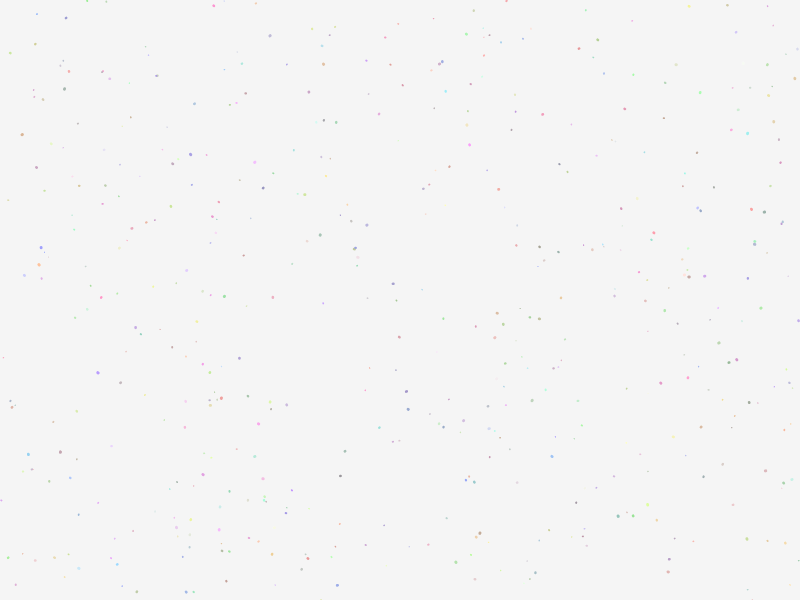
Frame 1 (no input)
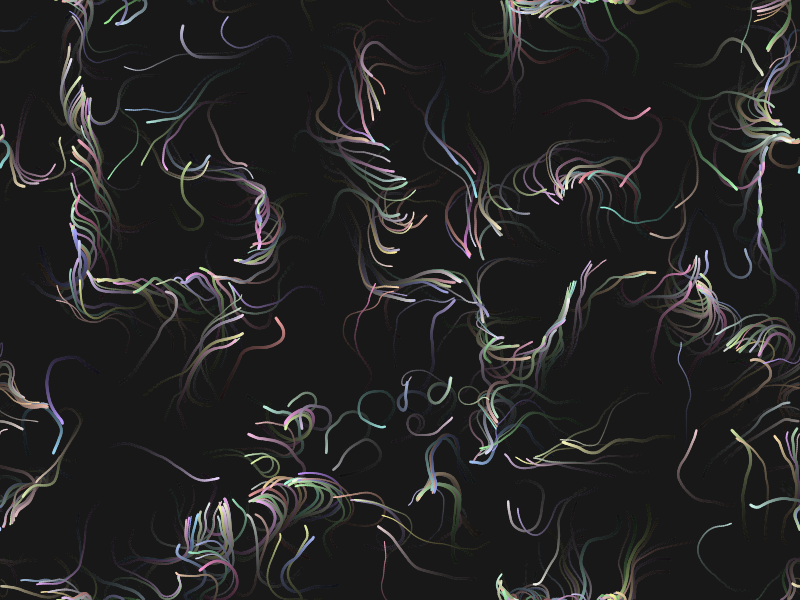
Frame 60 (no input)
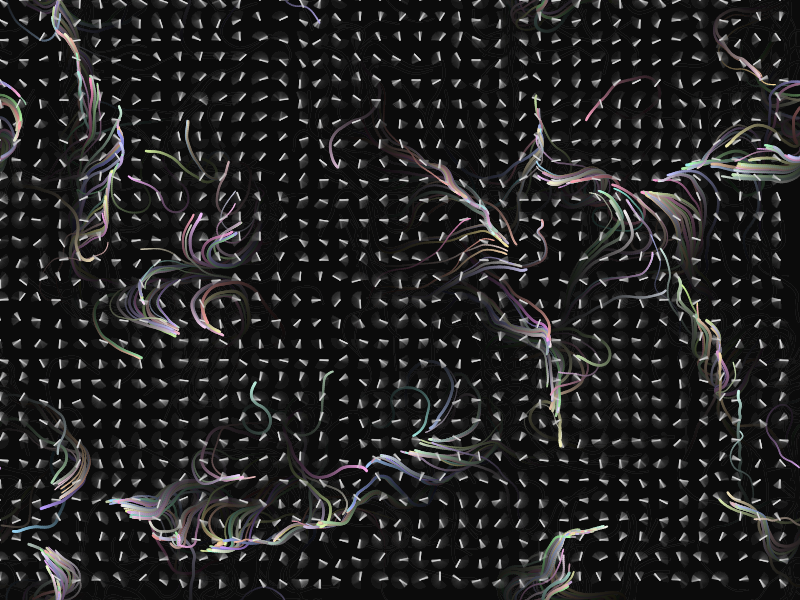
Frame 120 (the mouse pressed at the canvas centre since frame 60)

The p5.js sketch that drew these frames (run headless with seeded random() and noise() and a simulated clock; from frame 60 on, the mouse is pressed at the canvas centre):

// p5.js sketch
// ── sketch.js
let particles = [];
let flowField = [];
let zoff = 0;
let resolution = 20;

function setup() {
  createCanvas(800, 600);
  
  // Create particles
  for (let i = 0; i < 500; i++) {
    particles.push(new Particle());
  }
  
  // Initialize flow field
  let cols = floor(width / resolution);
  let rows = floor(height / resolution);
  flowField = new Array(cols * rows);
}

function draw() {
  background(0, 10); // Semi-transparent for trail effect
  
  // Update flow field with Perlin noise
  let yoff = 0;
  for (let y = 0; y < floor(height / resolution); y++) {
    let xoff = 0;
    for (let x = 0; x < floor(width / resolution); x++) {
      let index = x + y * floor(width / resolution);
      let angle = noise(xoff, yoff, zoff) * TWO_PI * 4;
      let v = p5.Vector.fromAngle(angle);
      v.setMag(0.5);
      flowField[index] = v;
      xoff += 0.1;
      
      // Visualize flow field (optional)
      if (mouseIsPressed) {
        stroke(255, 50);
        push();
        translate(x * resolution, y * resolution);
        rotate(v.heading());
        line(0, 0, resolution * 0.4, 0);
        pop();
      }
    }
    yoff += 0.1;
    zoff += 0.0003;
  }
  
  // Update and display particles
  for (let p of particles) {
    p.follow(flowField);
    p.update();
    p.edges();
    p.show();
  }
}

class Particle {
  constructor() {
    this.pos = createVector(random(width), random(height));
    this.vel = createVector(0, 0);
    this.acc = createVector(0, 0);
    this.maxspeed = 2;
    this.prevPos = this.pos.copy();
    this.color = color(random(150, 255), random(150, 255), random(150, 255));
    this.size = random(1, 3);
  }

  follow(vectors) {
    let x = floor(this.pos.x / resolution);
    let y = floor(this.pos.y / resolution);
    let index = x + y * floor(width / resolution);
    let force = vectors[index];
    if (force) {
      this.applyForce(force);
    }
  }

  applyForce(force) {
    this.acc.add(force);
  }

  update() {
    this.vel.add(this.acc);
    this.vel.limit(this.maxspeed);
    this.pos.add(this.vel);
    this.acc.mult(0);
  }

  edges() {
    if (this.pos.x > width) {
      this.pos.x = 0;
      this.prevPos.x = 0;
    }
    if (this.pos.x < 0) {
      this.pos.x = width;
      this.prevPos.x = width;
    }
    if (this.pos.y > height) {
      this.pos.y = 0;
      this.prevPos.y = 0;
    }
    if (this.pos.y < 0) {
      this.pos.y = height;
      this.prevPos.y = height;
    }
  }

  show() {
    stroke(this.color);
    strokeWeight(this.size);
    line(this.pos.x, this.pos.y, this.prevPos.x, this.prevPos.y);
    this.updatePrev();
  }

  updatePrev() {
    this.prevPos.x = this.pos.x;
    this.prevPos.y = this.pos.y;
  }
}
